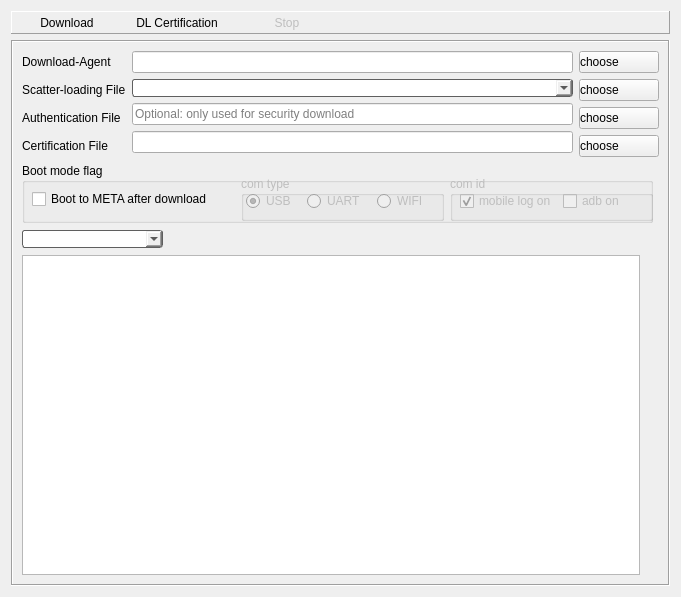
<?xml version="1.0" encoding="UTF-8"?>
<ui version="4.0">
 <class>DownloadWidget</class>
 <widget class="QWidget" name="DownloadWidget">
  <property name="geometry">
   <rect>
    <x>0</x>
    <y>0</y>
    <width>681</width>
    <height>597</height>
   </rect>
  </property>
  <property name="windowTitle">
   <string>Form</string>
  </property>
  <layout class="QGridLayout" name="gridLayout_2">
   <item row="0" column="0">
    <widget class="QFrame" name="frame_3">
     <property name="frameShape">
      <enum>QFrame::Panel</enum>
     </property>
     <property name="frameShadow">
      <enum>QFrame::Raised</enum>
     </property>
     <layout class="QGridLayout" name="gridLayout_3">
      <property name="margin">
       <number>0</number>
      </property>
      <property name="spacing">
       <number>0</number>
      </property>
      <item row="2" column="0">
       <widget class="QToolButton" name="pushButton_download">
        <property name="enabled">
         <bool>true</bool>
        </property>
        <property name="minimumSize">
         <size>
          <width>110</width>
          <height>0</height>
         </size>
        </property>
        <property name="toolTip">
         <string>Ctrl + D</string>
        </property>
        <property name="styleSheet">
         <string notr="true">border-width:2px;</string>
        </property>
        <property name="text">
         <string>Download</string>
        </property>
        <property name="icon">
         <iconset resource="../../icon.qrc">
          <normaloff>:/images/download.png</normaloff>:/images/download.png</iconset>
        </property>
        <property name="iconSize">
         <size>
          <width>24</width>
          <height>24</height>
         </size>
        </property>
        <property name="shortcut">
         <string/>
        </property>
        <property name="popupMode">
         <enum>QToolButton::DelayedPopup</enum>
        </property>
        <property name="toolButtonStyle">
         <enum>Qt::ToolButtonTextUnderIcon</enum>
        </property>
        <property name="autoRaise">
         <bool>true</bool>
        </property>
       </widget>
      </item>
      <item row="2" column="2">
       <widget class="QToolButton" name="pushButton_stop">
        <property name="enabled">
         <bool>false</bool>
        </property>
        <property name="minimumSize">
         <size>
          <width>110</width>
          <height>0</height>
         </size>
        </property>
        <property name="toolTip">
         <string>F10</string>
        </property>
        <property name="text">
         <string>Stop</string>
        </property>
        <property name="icon">
         <iconset resource="../../icon.qrc">
          <normaloff>:/images/stop.png</normaloff>:/images/stop.png</iconset>
        </property>
        <property name="iconSize">
         <size>
          <width>24</width>
          <height>24</height>
         </size>
        </property>
        <property name="toolButtonStyle">
         <enum>Qt::ToolButtonTextUnderIcon</enum>
        </property>
        <property name="autoRaise">
         <bool>true</bool>
        </property>
       </widget>
      </item>
      <item row="2" column="3">
       <spacer name="horizontalSpacer">
        <property name="orientation">
         <enum>Qt::Horizontal</enum>
        </property>
        <property name="sizeHint" stdset="0">
         <size>
          <width>40</width>
          <height>20</height>
         </size>
        </property>
       </spacer>
      </item>
      <item row="2" column="1">
       <widget class="QToolButton" name="toolButton_Certification">
        <property name="sizePolicy">
         <sizepolicy hsizetype="Fixed" vsizetype="Fixed">
          <horstretch>0</horstretch>
          <verstretch>0</verstretch>
         </sizepolicy>
        </property>
        <property name="minimumSize">
         <size>
          <width>110</width>
          <height>0</height>
         </size>
        </property>
        <property name="text">
         <string>DL Certification</string>
        </property>
        <property name="icon">
         <iconset resource="../../icon.qrc">
          <normaloff>:/images/start.png</normaloff>:/images/start.png</iconset>
        </property>
        <property name="iconSize">
         <size>
          <width>24</width>
          <height>24</height>
         </size>
        </property>
        <property name="shortcut">
         <string>Ctrl+S</string>
        </property>
        <property name="toolButtonStyle">
         <enum>Qt::ToolButtonTextUnderIcon</enum>
        </property>
        <property name="autoRaise">
         <bool>true</bool>
        </property>
       </widget>
      </item>
     </layout>
    </widget>
   </item>
   <item row="1" column="0">
    <widget class="QFrame" name="FileLoadFrame">
     <property name="enabled">
      <bool>true</bool>
     </property>
     <property name="frameShape">
      <enum>QFrame::Box</enum>
     </property>
     <property name="frameShadow">
      <enum>QFrame::Sunken</enum>
     </property>
     <layout class="QGridLayout" name="gridLayout">
      <item row="0" column="0" colspan="3">
       <layout class="QHBoxLayout" name="horizontalLayout">
        <item>
         <layout class="QVBoxLayout" name="verticalLayout_3">
          <item>
           <widget class="QLabel" name="label_downloadAgent">
            <property name="text">
             <string>Download-Agent    </string>
            </property>
           </widget>
          </item>
          <item>
           <widget class="QLabel" name="label_scatterLoading">
            <property name="text">
             <string>Scatter-loading File</string>
            </property>
           </widget>
          </item>
          <item>
           <widget class="QLabel" name="label_authFile">
            <property name="toolTip">
             <string>Only used for security download</string>
            </property>
            <property name="text">
             <string>Authentication File</string>
            </property>
           </widget>
          </item>
          <item>
           <widget class="QLabel" name="label_certFile">
            <property name="text">
             <string>Certification File</string>
            </property>
           </widget>
          </item>
         </layout>
        </item>
        <item>
         <layout class="QVBoxLayout" name="verticalLayout_2">
          <item>
           <widget class="QLineEdit" name="lineEdit_agentFilePath">
            <property name="enabled">
             <bool>true</bool>
            </property>
            <property name="acceptDrops">
             <bool>false</bool>
            </property>
            <property name="styleSheet">
             <string notr="true"/>
            </property>
            <property name="text">
             <string/>
            </property>
            <property name="readOnly">
             <bool>true</bool>
            </property>
           </widget>
          </item>
          <item>
           <widget class="QComboBox" name="comboBox_scatterFilePath">
            <property name="acceptDrops">
             <bool>false</bool>
            </property>
            <property name="styleSheet">
             <string notr="true">border: 1px solid rgb(95,95,95);
color: rgb(0, 0, 0);
border-radius: 3px;
margin:0 0 0 0;</string>
            </property>
            <property name="editable">
             <bool>false</bool>
            </property>
            <property name="maxCount">
             <number>10</number>
            </property>
            <property name="insertPolicy">
             <enum>QComboBox::InsertAtTop</enum>
            </property>
           </widget>
          </item>
          <item>
           <widget class="QLineEdit" name="lineEdit_authFilePath">
            <property name="placeholderText">
             <string>Optional: only used for security download</string>
            </property>
           </widget>
          </item>
          <item>
           <widget class="QLineEdit" name="lineEdit_certFilePath">
            <property name="enabled">
             <bool>true</bool>
            </property>
            <property name="acceptDrops">
             <bool>false</bool>
            </property>
            <property name="readOnly">
             <bool>true</bool>
            </property>
           </widget>
          </item>
         </layout>
        </item>
        <item>
         <layout class="QVBoxLayout" name="verticalLayout">
          <item>
           <widget class="QPushButton" name="pushButton_downloadAgent">
            <property name="styleSheet">
             <string notr="true">QPushButton {
    text-align:left;
}
</string>
            </property>
            <property name="text">
             <string>choose</string>
            </property>
            <property name="icon">
             <iconset resource="../../icon.qrc">
              <normaloff>:/images/folder.png</normaloff>:/images/folder.png</iconset>
            </property>
            <property name="iconSize">
             <size>
              <width>20</width>
              <height>20</height>
             </size>
            </property>
           </widget>
          </item>
          <item>
           <widget class="QPushButton" name="pushButton_scatterLoading">
            <property name="styleSheet">
             <string notr="true">QPushButton {
    text-align:left;
}
</string>
            </property>
            <property name="text">
             <string>choose</string>
            </property>
            <property name="icon">
             <iconset resource="../../icon.qrc">
              <normaloff>:/images/folder.png</normaloff>:/images/folder.png</iconset>
            </property>
            <property name="iconSize">
             <size>
              <width>20</width>
              <height>20</height>
             </size>
            </property>
           </widget>
          </item>
          <item>
           <widget class="QPushButton" name="pushButton_authFile">
            <property name="styleSheet">
             <string notr="true">QPushButton {
    text-align:left;
}</string>
            </property>
            <property name="text">
             <string>choose</string>
            </property>
            <property name="icon">
             <iconset resource="../../icon.qrc">
              <normaloff>:/images/folder.png</normaloff>:/images/folder.png</iconset>
            </property>
            <property name="iconSize">
             <size>
              <width>20</width>
              <height>20</height>
             </size>
            </property>
           </widget>
          </item>
          <item>
           <widget class="QPushButton" name="pushButton_CertFile">
            <property name="enabled">
             <bool>true</bool>
            </property>
            <property name="layoutDirection">
             <enum>Qt::LeftToRight</enum>
            </property>
            <property name="autoFillBackground">
             <bool>false</bool>
            </property>
            <property name="styleSheet">
             <string notr="true">QPushButton {
    text-align:left;
}
</string>
            </property>
            <property name="text">
             <string>choose</string>
            </property>
            <property name="icon">
             <iconset resource="../../icon.qrc">
              <normaloff>:/images/folder.png</normaloff>:/images/folder.png</iconset>
            </property>
            <property name="iconSize">
             <size>
              <width>20</width>
              <height>20</height>
             </size>
            </property>
            <property name="autoExclusive">
             <bool>false</bool>
            </property>
           </widget>
          </item>
         </layout>
        </item>
       </layout>
      </item>
      <item row="3" column="0">
       <layout class="QHBoxLayout" name="horizontalLayout_2">
        <item>
         <widget class="QComboBox" name="comboBox_Scene">
          <property name="minimumSize">
           <size>
            <width>141</width>
            <height>0</height>
           </size>
          </property>
          <property name="styleSheet">
           <string notr="true">border: 1px solid rgb(95,95,95);
border-radius: 3px;
color: rgb(0, 0, 0);
margin:0 0 0 0;</string>
          </property>
          <property name="currentIndex">
           <number>-1</number>
          </property>
         </widget>
        </item>
        <item>
         <spacer name="horizontalSpacer_2">
          <property name="orientation">
           <enum>Qt::Horizontal</enum>
          </property>
          <property name="sizeHint" stdset="0">
           <size>
            <width>218</width>
            <height>20</height>
           </size>
          </property>
         </spacer>
        </item>
       </layout>
      </item>
      <item row="3" column="1">
       <widget class="QLabel" name="label">
        <property name="text">
         <string/>
        </property>
       </widget>
      </item>
      <item row="4" column="0">
       <widget class="QTableWidget" name="tableWidget">
        <property name="acceptDrops">
         <bool>true</bool>
        </property>
        <property name="autoFillBackground">
         <bool>false</bool>
        </property>
        <property name="frameShape">
         <enum>QFrame::StyledPanel</enum>
        </property>
        <property name="frameShadow">
         <enum>QFrame::Sunken</enum>
        </property>
        <property name="lineWidth">
         <number>2</number>
        </property>
        <property name="midLineWidth">
         <number>1</number>
        </property>
        <property name="editTriggers">
         <set>QAbstractItemView::NoEditTriggers</set>
        </property>
        <property name="showDropIndicator" stdset="0">
         <bool>true</bool>
        </property>
        <property name="alternatingRowColors">
         <bool>true</bool>
        </property>
        <property name="selectionMode">
         <enum>QAbstractItemView::NoSelection</enum>
        </property>
        <property name="wordWrap">
         <bool>false</bool>
        </property>
        <property name="cornerButtonEnabled">
         <bool>false</bool>
        </property>
        <property name="rowCount">
         <number>0</number>
        </property>
        <property name="columnCount">
         <number>6</number>
        </property>
        <attribute name="horizontalHeaderVisible">
         <bool>false</bool>
        </attribute>
        <attribute name="horizontalHeaderCascadingSectionResizes">
         <bool>true</bool>
        </attribute>
        <attribute name="horizontalHeaderHighlightSections">
         <bool>true</bool>
        </attribute>
        <attribute name="horizontalHeaderMinimumSectionSize">
         <number>15</number>
        </attribute>
        <attribute name="horizontalHeaderShowSortIndicator" stdset="0">
         <bool>false</bool>
        </attribute>
        <attribute name="horizontalHeaderStretchLastSection">
         <bool>true</bool>
        </attribute>
        <attribute name="verticalHeaderVisible">
         <bool>false</bool>
        </attribute>
        <attribute name="verticalHeaderDefaultSectionSize">
         <number>23</number>
        </attribute>
        <attribute name="verticalHeaderHighlightSections">
         <bool>false</bool>
        </attribute>
        <attribute name="verticalHeaderMinimumSectionSize">
         <number>34</number>
        </attribute>
        <attribute name="verticalHeaderShowSortIndicator" stdset="0">
         <bool>false</bool>
        </attribute>
        <column>
         <property name="text">
          <string/>
         </property>
        </column>
        <column>
         <property name="text">
          <string>Name</string>
         </property>
        </column>
        <column>
         <property name="text">
          <string>Begin Address</string>
         </property>
        </column>
        <column>
         <property name="text">
          <string>End Address</string>
         </property>
        </column>
        <column>
         <property name="text">
          <string>Region</string>
         </property>
        </column>
        <column>
         <property name="text">
          <string>Location</string>
         </property>
        </column>
       </widget>
      </item>
      <item row="1" column="0" colspan="2">
       <widget class="QGroupBox" name="groupBox_boot_mode_flag">
        <property name="sizePolicy">
         <sizepolicy hsizetype="Expanding" vsizetype="Expanding">
          <horstretch>0</horstretch>
          <verstretch>0</verstretch>
         </sizepolicy>
        </property>
        <property name="maximumSize">
         <size>
          <width>16777215</width>
          <height>60</height>
         </size>
        </property>
        <property name="title">
         <string>Boot mode flag</string>
        </property>
        <widget class="QWidget" name="horizontalLayoutWidget">
         <property name="geometry">
          <rect>
           <x>0</x>
           <y>10</y>
           <width>631</width>
           <height>52</height>
          </rect>
         </property>
         <layout class="QHBoxLayout" name="horizontalLayout_3">
          <item>
           <spacer name="horizontalSpacer_3">
            <property name="orientation">
             <enum>Qt::Horizontal</enum>
            </property>
            <property name="sizeType">
             <enum>QSizePolicy::Fixed</enum>
            </property>
            <property name="sizeHint" stdset="0">
             <size>
              <width>10</width>
              <height>20</height>
             </size>
            </property>
           </spacer>
          </item>
          <item>
           <widget class="QCheckBox" name="checkbox_set_boot_mode_to_meta">
            <property name="sizePolicy">
             <sizepolicy hsizetype="Preferred" vsizetype="Preferred">
              <horstretch>0</horstretch>
              <verstretch>0</verstretch>
             </sizepolicy>
            </property>
            <property name="baseSize">
             <size>
              <width>0</width>
              <height>0</height>
             </size>
            </property>
            <property name="text">
             <string>Boot to META after download</string>
            </property>
           </widget>
          </item>
          <item>
           <widget class="QGroupBox" name="groupBox_com_type">
            <property name="enabled">
             <bool>false</bool>
            </property>
            <property name="sizePolicy">
             <sizepolicy hsizetype="Preferred" vsizetype="Fixed">
              <horstretch>0</horstretch>
              <verstretch>0</verstretch>
             </sizepolicy>
            </property>
            <property name="minimumSize">
             <size>
              <width>0</width>
              <height>45</height>
             </size>
            </property>
            <property name="title">
             <string>com type</string>
            </property>
            <property name="checkable">
             <bool>false</bool>
            </property>
            <widget class="QWidget" name="horizontalLayoutWidget_2">
             <property name="geometry">
              <rect>
               <x>0</x>
               <y>10</y>
               <width>191</width>
               <height>31</height>
              </rect>
             </property>
             <layout class="QHBoxLayout" name="horizontalLayout_4">
              <item>
               <widget class="QRadioButton" name="com_type_usb">
                <property name="sizePolicy">
                 <sizepolicy hsizetype="Fixed" vsizetype="Fixed">
                  <horstretch>0</horstretch>
                  <verstretch>0</verstretch>
                 </sizepolicy>
                </property>
                <property name="minimumSize">
                 <size>
                  <width>10</width>
                  <height>0</height>
                 </size>
                </property>
                <property name="maximumSize">
                 <size>
                  <width>16777215</width>
                  <height>16777215</height>
                 </size>
                </property>
                <property name="text">
                 <string>USB</string>
                </property>
                <property name="checked">
                 <bool>true</bool>
                </property>
               </widget>
              </item>
              <item>
               <widget class="QRadioButton" name="com_type_uart">
                <property name="sizePolicy">
                 <sizepolicy hsizetype="Fixed" vsizetype="Fixed">
                  <horstretch>0</horstretch>
                  <verstretch>0</verstretch>
                 </sizepolicy>
                </property>
                <property name="minimumSize">
                 <size>
                  <width>10</width>
                  <height>0</height>
                 </size>
                </property>
                <property name="maximumSize">
                 <size>
                  <width>16777215</width>
                  <height>16777215</height>
                 </size>
                </property>
                <property name="text">
                 <string>UART</string>
                </property>
               </widget>
              </item>
              <item>
               <widget class="QRadioButton" name="com_type_wifi">
                <property name="sizePolicy">
                 <sizepolicy hsizetype="Fixed" vsizetype="Fixed">
                  <horstretch>0</horstretch>
                  <verstretch>0</verstretch>
                 </sizepolicy>
                </property>
                <property name="minimumSize">
                 <size>
                  <width>10</width>
                  <height>0</height>
                 </size>
                </property>
                <property name="maximumSize">
                 <size>
                  <width>50</width>
                  <height>16777215</height>
                 </size>
                </property>
                <property name="text">
                 <string>WIFI</string>
                </property>
               </widget>
              </item>
             </layout>
            </widget>
           </widget>
          </item>
          <item>
           <widget class="QGroupBox" name="groupBox_com_id">
            <property name="enabled">
             <bool>false</bool>
            </property>
            <property name="sizePolicy">
             <sizepolicy hsizetype="Preferred" vsizetype="Fixed">
              <horstretch>0</horstretch>
              <verstretch>0</verstretch>
             </sizepolicy>
            </property>
            <property name="minimumSize">
             <size>
              <width>0</width>
              <height>45</height>
             </size>
            </property>
            <property name="title">
             <string>com id</string>
            </property>
            <widget class="QWidget" name="horizontalLayoutWidget_3">
             <property name="geometry">
              <rect>
               <x>0</x>
               <y>10</y>
               <width>194</width>
               <height>31</height>
              </rect>
             </property>
             <layout class="QHBoxLayout" name="horizontalLayout_5">
              <item>
               <spacer name="horizontalSpacer_4">
                <property name="orientation">
                 <enum>Qt::Horizontal</enum>
                </property>
                <property name="sizeType">
                 <enum>QSizePolicy::Fixed</enum>
                </property>
                <property name="sizeHint" stdset="0">
                 <size>
                  <width>10</width>
                  <height>20</height>
                 </size>
                </property>
               </spacer>
              </item>
              <item>
               <widget class="QCheckBox" name="checkbox_mobile_log_on">
                <property name="sizePolicy">
                 <sizepolicy hsizetype="Preferred" vsizetype="Fixed">
                  <horstretch>0</horstretch>
                  <verstretch>0</verstretch>
                 </sizepolicy>
                </property>
                <property name="minimumSize">
                 <size>
                  <width>80</width>
                  <height>0</height>
                 </size>
                </property>
                <property name="text">
                 <string>mobile log on</string>
                </property>
                <property name="checked">
                 <bool>true</bool>
                </property>
               </widget>
              </item>
              <item>
               <widget class="QCheckBox" name="checkbox_adb_on">
                <property name="sizePolicy">
                 <sizepolicy hsizetype="Preferred" vsizetype="Fixed">
                  <horstretch>0</horstretch>
                  <verstretch>0</verstretch>
                 </sizepolicy>
                </property>
                <property name="text">
                 <string>adb on</string>
                </property>
               </widget>
              </item>
             </layout>
            </widget>
           </widget>
          </item>
         </layout>
        </widget>
       </widget>
      </item>
     </layout>
    </widget>
   </item>
  </layout>
 </widget>
 <resources>
  <include location="../../icon.qrc"/>
 </resources>
 <connections/>
</ui>
